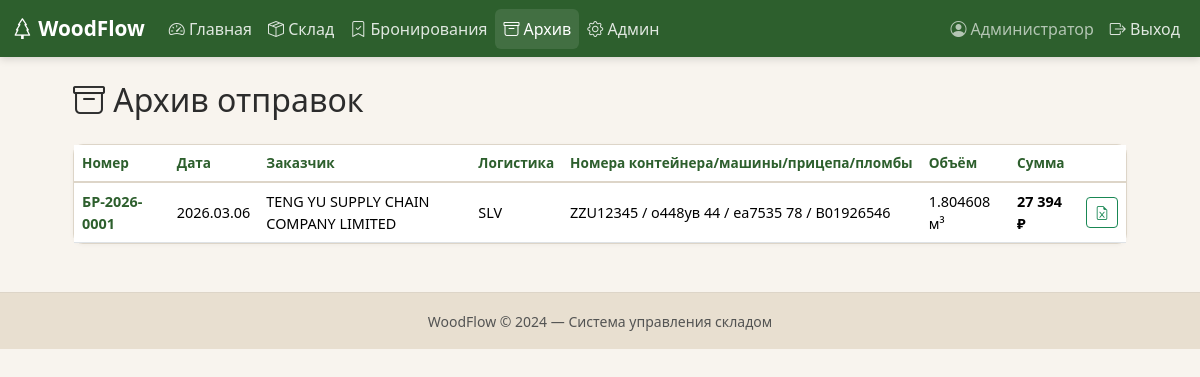
/archive (signed in), run on the app's committed database.
### models.py (models this page shows, shortened)
class User(UserMixin, db.Model):
    __tablename__ = "users"
    id = db.Column(db.Integer, primary_key=True)
    username = db.Column(db.String(80), unique=True, nullable=False)
    password_hash = db.Column(db.String(256), nullable=False)
    full_name = db.Column(db.String(150), default="")
    is_admin = db.Column(db.Boolean, default=False)
    is_active_user = db.Column(db.Boolean, default=True)
    created_at = db.Column(db.DateTime, default=lambda: datetime.now(ZoneInfo("Europe/Moscow")))
    @property
    def is_active(self):
        return self.is_active_user

class Shipment(db.Model):
    __tablename__ = "shipments"
    id = db.Column(db.Integer, primary_key=True)
    booking_id = db.Column(db.Integer, db.ForeignKey("bookings.id"), nullable=False)
    logist_comp = db.Column(db.String(100), default="")
    cont_number = db.Column(db.String(50), default="")
    car_number = db.Column(db.String(50), default="")
    trailer_number = db.Column(db.String(50), default="")
    plomb_number = db.Column(db.String(50), default="")
    shipped_at = db.Column(db.DateTime, default=lambda: datetime.now(ZoneInfo("Europe/Moscow")))  # сразу МСК
    notes = db.Column(db.Text, default="")
    created_by = db.Column(db.Integer, db.ForeignKey("users.id"))

class Booking(db.Model):
    __tablename__ = "bookings"
    id = db.Column(db.Integer, primary_key=True)
    number = db.Column(db.String(50), unique=True, nullable=False)
    company_name = db.Column(db.String(150), default="")
    adres = db.Column(db.String(250), default="")
    status = db.Column(db.String(20), default="активная")      # активная / отправлена / отменена
    notes = db.Column(db.Text, default="")
    created_at = db.Column(db.DateTime, default=lambda: datetime.now(ZoneInfo("Europe/Moscow")))
    created_by = db.Column(db.Integer, db.ForeignKey("users.id"))
    price_per_m3 = db.Column(db.Float, default=0)  # руб
    contract = db.Column(db.String(50), default="")
    packs = db.relationship("WoodPack", backref="booking", lazy=True)
    shipment = db.relationship("Shipment", backref="booking", uselist=False)
    total_volume_nominal_for_pok = db.Column(db.Float, default=0, nullable=True)
    total_volume_fact_for_pok = db.Column(db.Float, default=0, nullable=True)
    total_volume_nominal_for_tam = db.Column(db.Float, default=0, nullable=True)
    total_volume_fact_for_tam = db.Column(db.Float, default=0, nullable=True)
    total_weight_nominal_for_pok = db.Column(db.Float, default=0, nullable=True)
    total_weight_fact_for_pok = db.Column(db.Float, default=0, nullable=True)
    total_weight_nominal_for_tam = db.Column(db.Float, default=0, nullable=True)
    total_weight_fact_for_tam = db.Column(db.Float, default=0, nullable=True)
    total_price = db.Column(db.Float, default=0, nullable=True)
    pack_count = db.Column(db.Integer, default=0, nullable=True)

### app.py (the view)
@app.route("/archive")
@login_required
def archive():
    page = request.args.get("page", 1, type=int)
    shipments = (
        Shipment.query
        .order_by(Shipment.shipped_at.desc())
        .paginate(page=page, per_page=20, error_out=False)
    )
    return render_template("archive.html", shipments=shipments)

### app.py (called while the page is built)
@login_manager.user_loader
def load_user(user_id):
    return db.session.get(User, int(user_id))

### templates/archive.html (shortened to what this page needs)
{% extends "base.html" %}
{% block content %}
<div class="row justify-content-center">
<div class="col-lg-11">
    <h2 class="mb-4">
        <i class="bi bi-archive"></i> Архив отправок
    </h2>
    <div class="card wf-card">
        <div class="table-responsive">
        <table class="table table-hover mb-0 align-middle">
            <thead class="wf-thead">
                <tr>
                    <th>Номер</th>
                    <th>Дата</th>
                    <th>Заказчик</th>
                    <th>Логистика</th>
                    <th>Номера контейнера/машины/прицепа/пломбы</th>
                    <th>Объём</th>
                    <th>Сумма</th>
                    <th></th>
                </tr>
            </thead>
            <tbody>
            {% for s in shipments.items %}
            <tr class="cursor-pointer"
                onclick="location.href='{{ url_for('shipment_detail', shipment_id=s.id) }}'">
                <td class="fw-bold text-wf-green">
                    {{ s.booking.number }}
                </td>
                <td>
                    {{ s.shipped_at.strftime('%Y.%m.%d') }}
                </td>
                <td>
                    {{ s.booking.company_name or "—" }}
                </td>
                <td>
                    {{ s.logist_comp or "—" }}
                </td>
                <td>
                    {{ s.cont_number or "—" }}
                    / {{ s.car_number or "—" }}
                    / {{ s.trailer_number or "—" }}
                    / {{ s.plomb_number or "—" }}
                </td>
                <td>
                    {{ s.booking.total_volume_fact_for_tam }} м³
                </td>
                <td class="fw-semibold">
                    {{ "{:,.0f}".format(s.booking.total_price).replace(",", " ") }} ₽
                </td>
                <td>
                    <a href="{{ url_for('shipment_excel', shipment_id=s.id) }}"
                       class="btn btn-sm btn-outline-success"
                       onclick="event.stopPropagation()"
                       title="Excel">
                        <i class="bi bi-file-earmark-excel"></i>
                    </a>
                </td>
            </tr>
            {% else %}
            <tr>
                <td colspan="8" class="text-center text-muted py-4">
                    Архив пуст
                </td>
            </tr>
            {% endfor %}
            </tbody>
        </table>
        </div>
    </div>
</div>
</div>
{% endblock %}

### templates/base.html (shortened to what this page needs)
<!DOCTYPE html>
<html lang="ru">
<head>
    <link href="https://cdn.jsdelivr.net/npm/bootstrap@5.3.2/dist/css/bootstrap.min.css" rel="stylesheet">
    <link href="https://cdn.jsdelivr.net/npm/bootstrap-icons@1.11.1/font/bootstrap-icons.css" rel="stylesheet">
    <link href="{{ url_for('static', filename='css/style.css') }}" rel="stylesheet">
</head>
<body>
{% if current_user.is_authenticated %}
<nav class="navbar navbar-expand-lg navbar-dark wf-navbar">
    <div class="container-fluid">
        <a class="navbar-brand fw-bold" href="{{ url_for('dashboard') }}">
            <i class="bi bi-tree"></i> WoodFlow
        </a>
        <div class="collapse navbar-collapse" id="navMain">
            <ul class="navbar-nav me-auto">
                <li class="nav-item">
                    <a class="nav-link {% if request.endpoint == 'dashboard' %}active{% endif %}"
                       href="{{ url_for('dashboard') }}">
                        <i class="bi bi-speedometer2"></i> Главная
                    </a>
                </li>
                <li class="nav-item">
                    <a class="nav-link {% if 'stock' in request.endpoint|default('') %}active{% endif %}"
                       href="{{ url_for('stock') }}">
                        <i class="bi bi-box-seam"></i> Склад
                    </a>
                </li>
                <li class="nav-item">
                    <a class="nav-link {% if 'booking' in request.endpoint|default('') %}active{% endif %}"
                       href="{{ url_for('bookings') }}">
                        <i class="bi bi-bookmark-check"></i> Бронирования
                    </a>
                </li>
                <li class="nav-item">
                    <a class="nav-link {% if 'archive' in request.endpoint|default('') or 'shipment' in request.endpoint|default('') %}active{% endif %}"
                       href="{{ url_for('archive') }}">
                        <i class="bi bi-archive"></i> Архив
                    </a>
                </li>
                {% if current_user.is_admin %}
                <li class="nav-item">
                    <a class="nav-link {% if 'admin' in request.endpoint|default('') %}active{% endif %}"
                       href="{{ url_for('admin_users') }}">
                        <i class="bi bi-gear"></i> Админ
                    </a>
                </li>
                {% endif %}
            </ul>
            <ul class="navbar-nav">
                <li class="nav-item">
                    <span class="nav-link text-light opacity-75">
                        <i class="bi bi-person-circle"></i>
                        {{ current_user.full_name or current_user.username }}
                    </span>
                </li>
                <li class="nav-item">
                    <a class="nav-link" href="{{ url_for('logout') }}">
                        <i class="bi bi-box-arrow-right"></i> Выход
                    </a>
                </li>
            </ul>
        </div>
    </div>
</nav>
{% endif %}
<main class="container-fluid py-4 px-3 px-lg-4">
    {% block content %}{% endblock %}
</main>
<footer class="wf-footer text-center py-3 mt-4">
    <small class="text-muted">WoodFlow © {{ now().year if now is defined else "2024" }} — Система управления складом</small>
</footer>
</body>
</html>

### static/css/style.css (style rules this page uses)
:root { --wf-green: #2D5F2D; --wf-green-hover: #1E4D1E; --wf-green-light: #5B8C5A; --wf-beige: #F8F4EE; --wf-beige-dark: #E8DFD0; --wf-border: #DDD5C8; --wf-text: #2C2C2C; }
body { background-color: var(--wf-beige); color: var(--wf-text); font-family: 'Segoe UI', system-ui, -apple-system, sans-serif; }
.wf-navbar { background-color: var(--wf-green) !important; box-shadow: 0 2px 8px rgba(0,0,0,0.15); }
.wf-navbar .nav-link { color: rgba(255,255,255,0.85) !important; transition: color 0.2s; }
.wf-navbar .nav-link:hover, .wf-navbar .nav-link.active { color: #fff !important; background-color: rgba(255,255,255,0.1); border-radius: 6px; }
.wf-navbar .navbar-brand { color: #fff !important; font-size: 1.3rem; }
.wf-card { background: #fff; border: 1px solid var(--wf-border); border-radius: 10px; box-shadow: 0 1px 4px rgba(0,0,0,0.04); }
.wf-thead { background-color: var(--wf-beige); }
.wf-thead th { font-weight: 600; font-size: 0.85rem; color: var(--wf-green); border-bottom: 2px solid var(--wf-border) !important; white-space: nowrap; }
.table td { font-size: 0.9rem; vertical-align: middle; }
.text-wf-green { color: var(--wf-green) !important; }
.cursor-pointer { cursor: pointer; }
.wf-footer { background-color: var(--wf-beige-dark); border-top: 1px solid var(--wf-border); }

### data on the page
User: full_name "Администратор"
Shipment: booking.number "БР-2026-0001", shipped_at "2026.03.06", booking "TENG YU SUPPLY CHAIN COMPANY LIMITED", logist_comp "SLV", cont_number "ZZU12345", car_number "о448ув 44", trailer_number "еа7535 78", plomb_number "В01926546", booking.total_volume_fact_for_tam "1.804608"
Booking: total_price "27 394"
